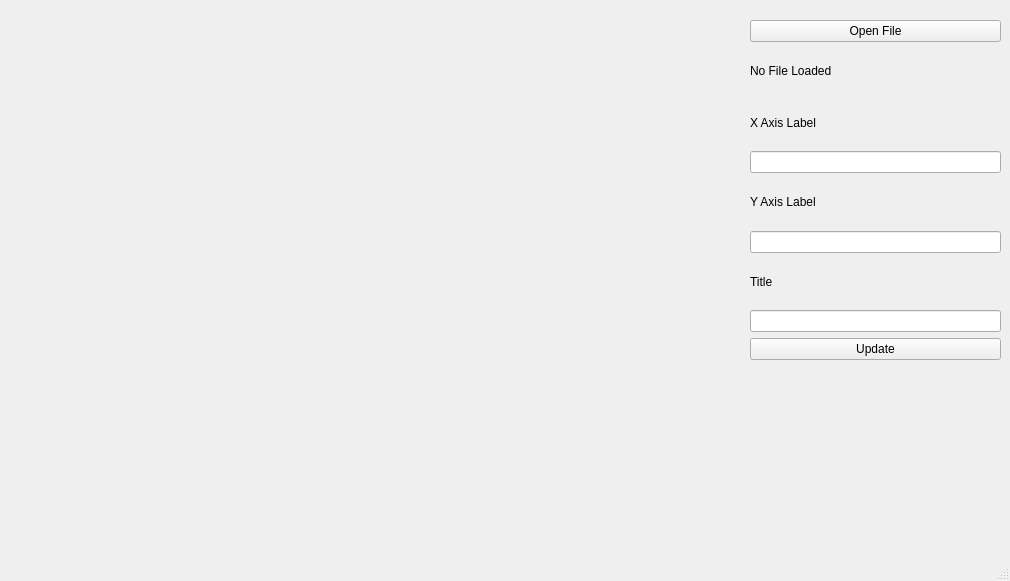
<?xml version="1.0" encoding="UTF-8"?>
<ui version="4.0">
 <class>MainWindow</class>
 <widget class="QMainWindow" name="MainWindow">
  <property name="geometry">
   <rect>
    <x>0</x>
    <y>0</y>
    <width>1010</width>
    <height>581</height>
   </rect>
  </property>
  <property name="windowTitle">
   <string>MainWindow</string>
  </property>
  <widget class="QWidget" name="centralwidget">
   <widget class="QWidget" name="verticalLayoutWidget">
    <property name="geometry">
     <rect>
      <x>30</x>
      <y>10</y>
      <width>691</width>
      <height>491</height>
     </rect>
    </property>
    <layout class="QVBoxLayout" name="verticalLayout">
     <item>
      <widget class="QWidget" name="plotWidget" native="true"/>
     </item>
    </layout>
   </widget>
   <widget class="QWidget" name="verticalLayoutWidget_2">
    <property name="geometry">
     <rect>
      <x>750</x>
      <y>20</y>
      <width>251</width>
      <height>340</height>
     </rect>
    </property>
    <layout class="QVBoxLayout" name="verticalLayout_2">
     <item>
      <widget class="QPushButton" name="openButton">
       <property name="text">
        <string>Open File</string>
       </property>
      </widget>
     </item>
     <item>
      <widget class="QLabel" name="fileLabel">
       <property name="text">
        <string>No File Loaded</string>
       </property>
      </widget>
     </item>
     <item>
      <widget class="QLabel" name="xAxisLabel">
       <property name="text">
        <string>X Axis Label</string>
       </property>
      </widget>
     </item>
     <item>
      <widget class="QLineEdit" name="xAxisLine"/>
     </item>
     <item>
      <widget class="QLabel" name="yAxisLabel">
       <property name="text">
        <string>Y Axis Label</string>
       </property>
      </widget>
     </item>
     <item>
      <widget class="QLineEdit" name="yAxisLine"/>
     </item>
     <item>
      <widget class="QLabel" name="titleLabel">
       <property name="text">
        <string>Title</string>
       </property>
      </widget>
     </item>
     <item>
      <widget class="QLineEdit" name="titleLine"/>
     </item>
     <item>
      <widget class="QPushButton" name="updateButton">
       <property name="text">
        <string>Update</string>
       </property>
      </widget>
     </item>
    </layout>
   </widget>
  </widget>
  <widget class="QMenuBar" name="menubar">
   <property name="geometry">
    <rect>
     <x>0</x>
     <y>0</y>
     <width>1010</width>
     <height>33</height>
    </rect>
   </property>
  </widget>
  <widget class="QStatusBar" name="statusbar"/>
 </widget>
 <resources/>
 <connections/>
</ui>
